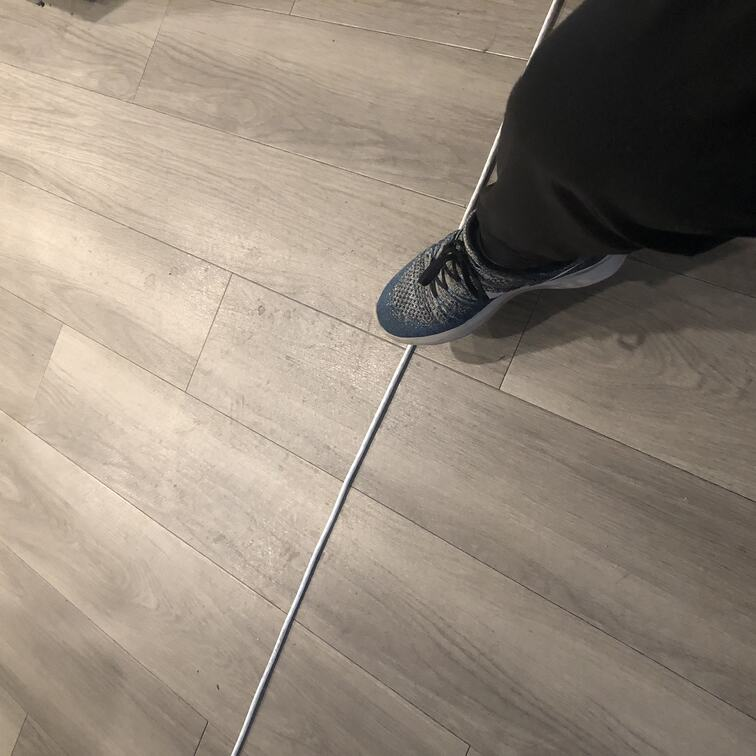
#> input picture imgs/25percent/camera1.jpg, 756 x 756 px
$ python world2camera.py
#> lines starting #> are read from the running program, lines starting #| are printed output that depends on the picture
#!/usr/bin/python3
import numpy as np
from skimage import io
from collections import defaultdict
from scipy.signal import convolve
import matplotlib.pyplot as plt

def gaussian2d(filter_size=9, sig=1.0):
    ax = np.arange(-filter_size // 2 + 1., filter_size // 2 + 1.)
    xx, yy = np.meshgrid(ax, ax)
    kernel = np.exp(-0.5 * (np.square(xx) + np.square(yy)) / np.square(sig))
    return kernel / np.sum(kernel)


def smooth(image):
    gk = gaussian2d(filter_size=9, sig=1.4)
    smooth_image = convolve(image, gk, mode='same')

    return smooth_image

def rotZ(theta):
    a = np.array([
        [np.cos(theta), -np.sin(theta), 0],
        [np.sin(theta), np.cos(theta), 0],
        [0, 0, 1]
    ])
    return a

def rotX(theta):
    a = np.array([
        [1, 0, 0],
        [0, np.cos(theta), -np.sin(theta)],
        [0, np.sin(theta), np.cos(theta)],
    ])
    return a

def rotY(theta):
    a = np.array([
        [np.cos(theta), 0, np.sin(theta)],
        [0, 1, 0],
        [-np.sin(theta), 0, np.cos(theta)],
    ])
    return a

def t_x(t):
    a = np.array([
        [0, -t[2], t[1]],
        [t[2], 0, -t[0]],
        [-t[1], t[0], 0]
    ])
    return a

def intrinsics(d, c):
    a = np.array([
        [-d[0], 0, c[0]],
        [0, -d[1], c[1]],
        [0, 0, 1]
    ])
    return a

def projection():
    a = np.array([
        [1, 0, 0, 0],
        [0, 1, 0, 0],
        [0, 0, 1, 0]
    ])
    return a

def rotation(R):
    a = np.array([
        [R[0, 0], R[0, 1], R[0, 2], 0],
        [R[1, 0], R[1, 1], R[1, 2], 0],
        [R[2, 0], R[2, 1], R[2, 2], 0],
        [0, 0, 0, 1]
    ])
    return a

def translation(c):
    a = np.array([
        [1, 0, 0, -c[0]],
        [0, 1, 0, -c[1]],
        [0, 0, 1, -c[2]],
        [0, 0, 0, 1]
    ])
    return a

original= io.imread('imgs/25percent/camera1.jpg')
#> original is the input picture: shape (756, 756, 3); mean R, G, B 148.3, 136.3, 123.2
image = io.imread('imgs/25percent/camera1.jpg', as_gray=True)
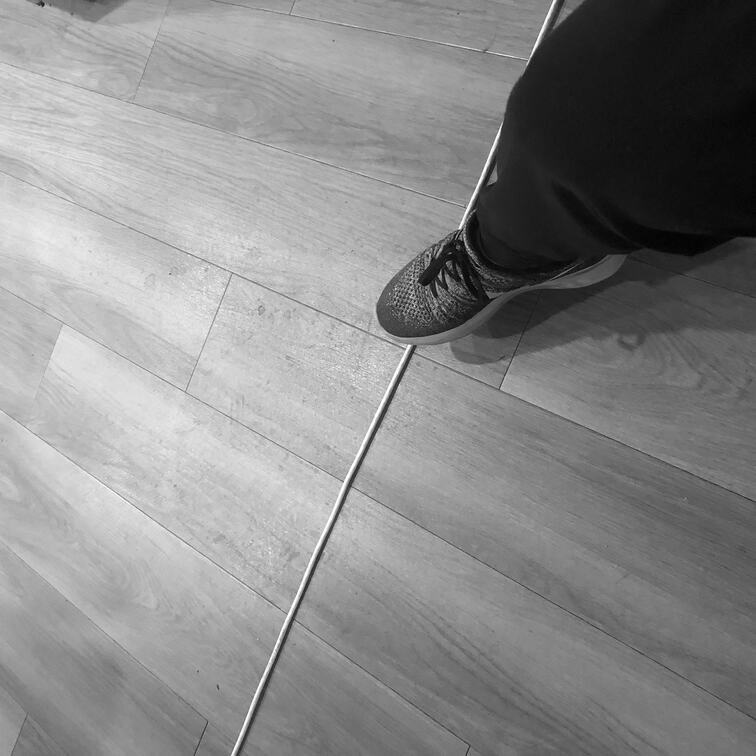
#> image: shape (756, 756) float64; min 0.000565, max 1, mean 0.541
image = smooth(image)

def try_plot(image, p):
    plt.imshow(image, cmap='gray')
    plt.scatter(p[:, 0], p[:, 1], c='r')
    plt.show()

I = intrinsics((756, 756), (0, 0))
P = projection()
rd = np.array([-0.8, 0.4, 0])
Rx = rotX(rd[0])
Ry = rotY(rd[1])
Rz = rotZ(rd[2])
R = rotation(Rz @ Ry @ Rx)
T = translation(np.array([47, 40, 5]))
world = np.zeros((10, 4))
for i in range(10):
    world[i, 0] = 50
    world[i, 1] = ((i * 7) / 15.0) + 35
    world[i, 2] = 0
    world[i, 3] = 1
# camera = np.zeros((10, 3))
# for i in range(10):
#     camera[i] = I @ P @ R @ T @ (world[i].reshape(-1))
camera = (I @ P @ R @ T @ world.T).T
print(camera)
camera[:, 0] /= camera[:, 2]
camera[:, 1] /= camera[:, 2]
camera = camera[:, :2]
try_plot(image, camera)
#> in try_plot, `plt.show()`:
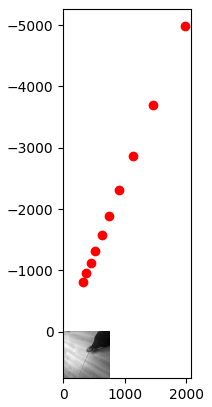
#> figure drawn by matplotlib, 1 panel

$ run again, with imgs/25percent/camera2.jpg copied over imgs/25percent/camera1.jpg
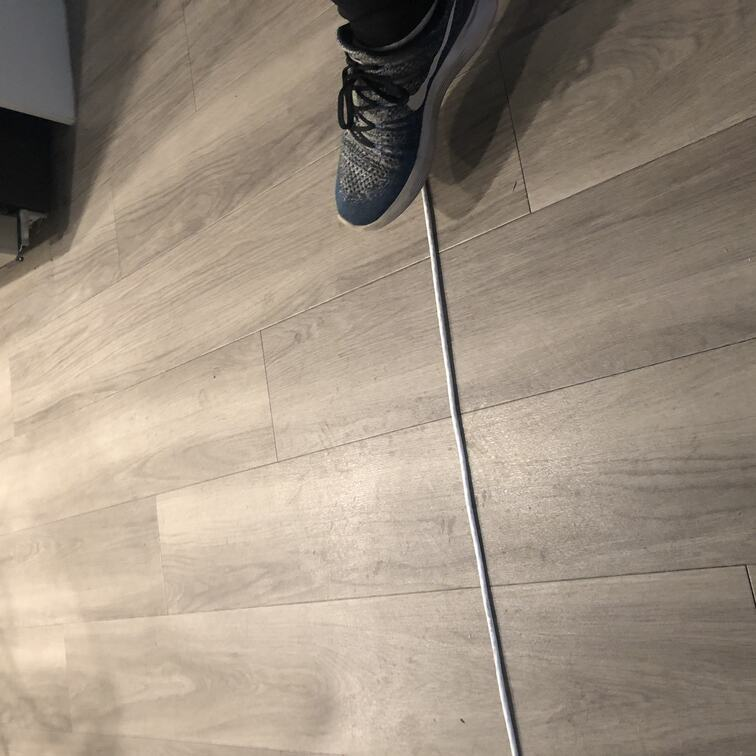
#> input picture imgs/25percent/camera2.jpg, 756 x 756 px
#> original is the input picture: shape (756, 756, 3); mean R, G, B 158, 144.7, 129.8
#> `image = io.imread('imgs/25percent/camera1.jpg', as_gray=True)`:
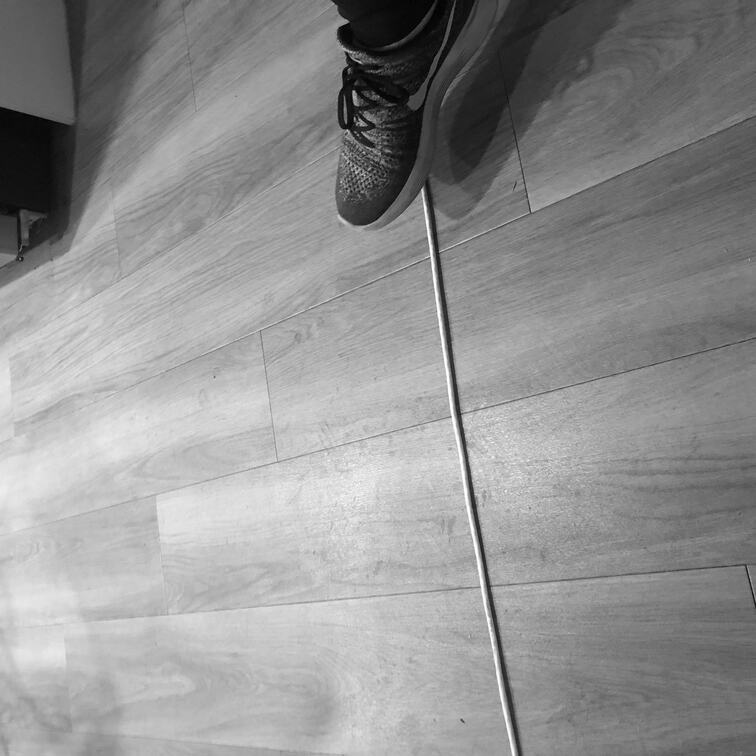
#> image: shape (756, 756) float64; min 0, max 1, mean 0.574
#> in try_plot, `plt.show()`:
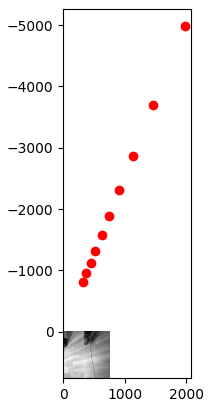
#> figure drawn by matplotlib, 1 panel

$ run again, with imgs/25percent/camera3.jpg copied over imgs/25percent/camera1.jpg
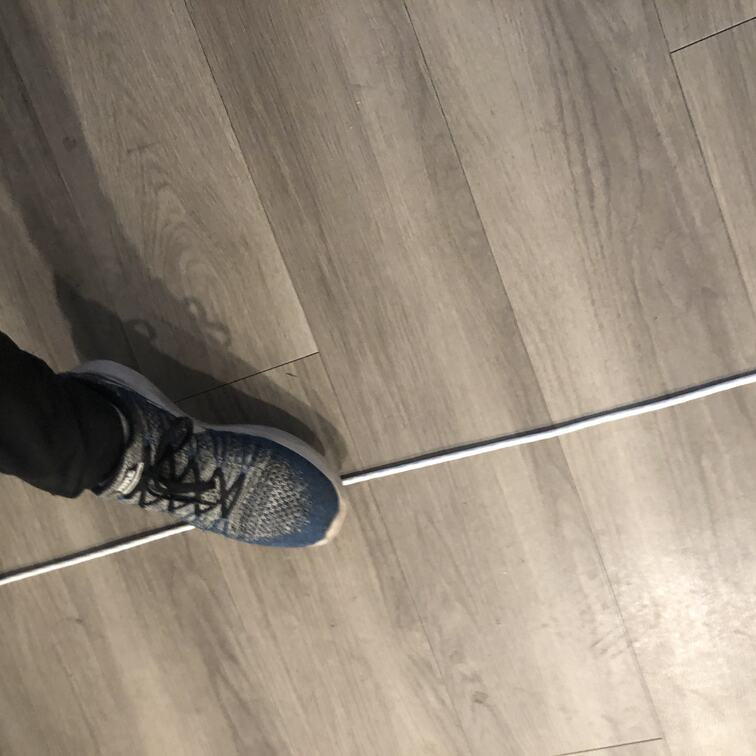
#> input picture imgs/25percent/camera3.jpg, 756 x 756 px
#> original is the input picture: shape (756, 756, 3); mean R, G, B 149.8, 137.6, 123.1
#> `image = io.imread('imgs/25percent/camera1.jpg', as_gray=True)`:
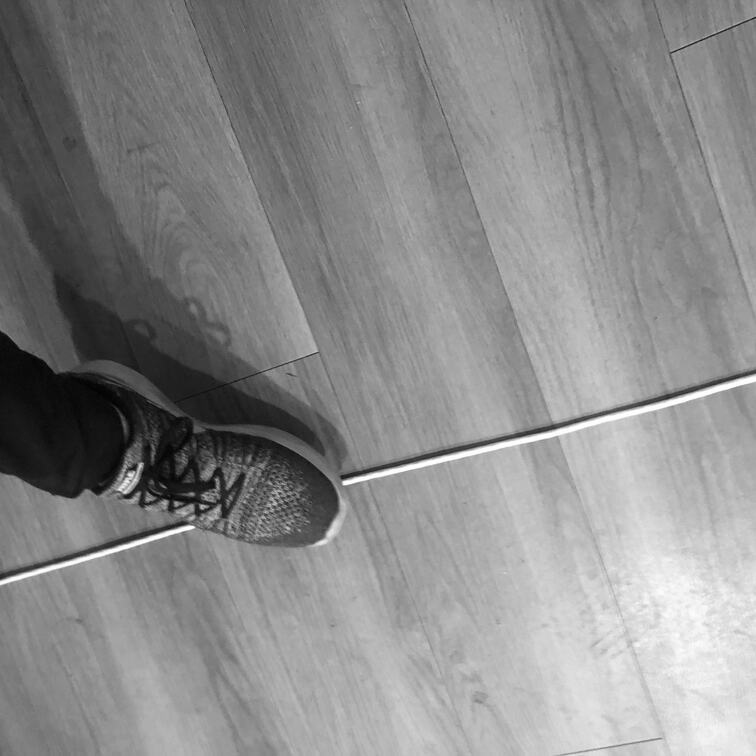
#> image: shape (756, 756) float64; min 0, max 1, mean 0.546
#> in try_plot, `plt.show()`:
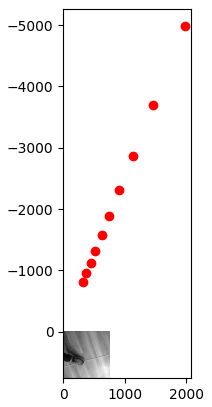
#> figure drawn by matplotlib, 1 panel
